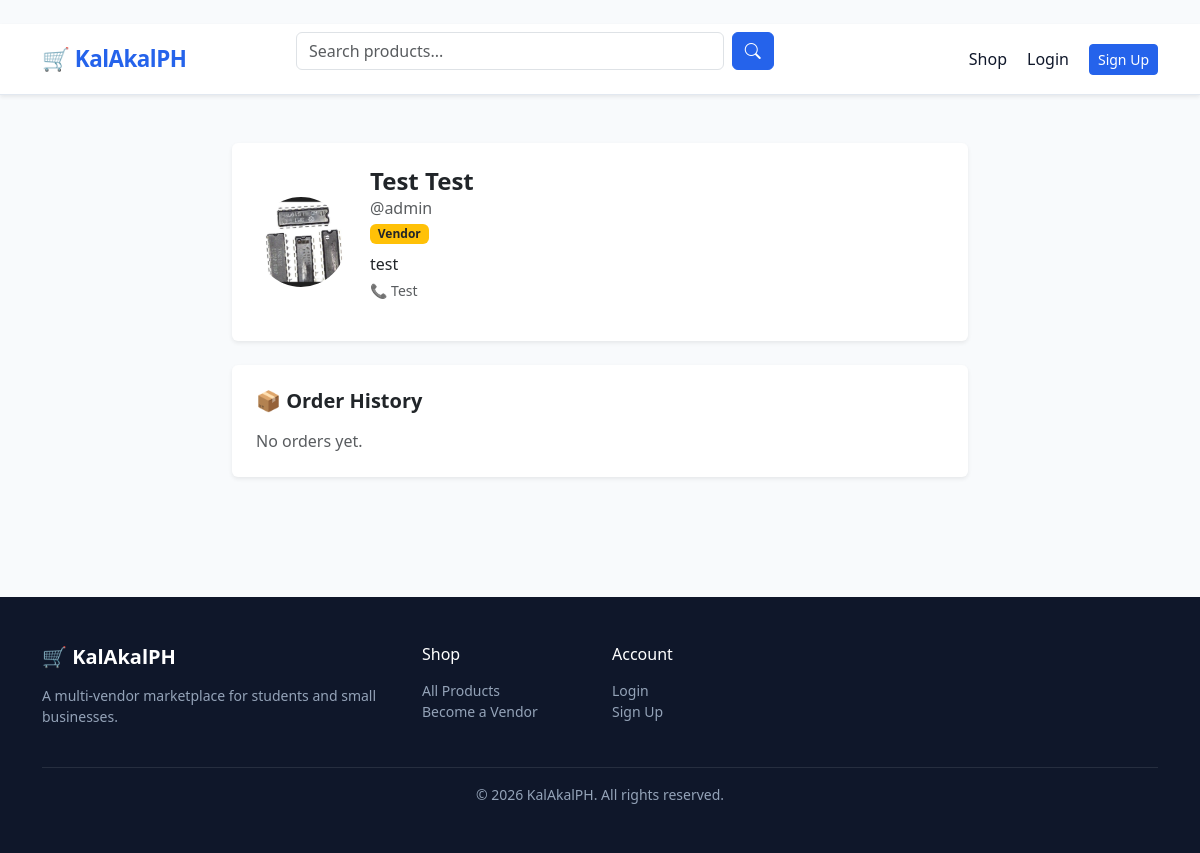
Page /profile/admin/ on the committed database.
### apps/users/models.py (models this page shows, shortened)
class User(AbstractUser):
    BUYER = 'buyer'
    VENDOR = 'vendor'
    ROLE_CHOICES = [(BUYER, 'Buyer'), (VENDOR, 'Vendor')]
    email = models.EmailField(unique=True)
    role = models.CharField(max_length=10, choices=ROLE_CHOICES, default=BUYER)
    avatar = models.ImageField(upload_to='avatars/', blank=True, null=True)
    bio = models.TextField(blank=True)
    phone = models.CharField(max_length=20, blank=True)
    is_verified = models.BooleanField(default=False)
    date_joined = models.DateTimeField(auto_now_add=True)
    USERNAME_FIELD = 'email'
    REQUIRED_FIELDS = ['username']
    @property
    def is_vendor(self):
        return self.role == self.VENDOR

### apps/users/views.py (the view)
# urls.py: path('<str:username>/', views.profile_view, name='profile'),
def profile_view(request, username):
    profile_user = get_object_or_404(User, username=username)
    return render(request, 'users/profile.html', {'profile_user': profile_user})

### apps/orders/context_processors.py (called while the page is built)
def cart_context(request):
    cart_count = 0
    try:
        if request.user.is_authenticated:
            cart = Cart.objects.filter(user=request.user).first()
        else:
            session_key = request.session.session_key
            cart = Cart.objects.filter(session_key=session_key, user__isnull=True).first() if session_key else None
        if cart:
            cart_count = cart.item_count
    except Exception:
        pass
    return {'cart_count': cart_count}

### templates/users/profile.html (shortened to what this page needs)
﻿{% extends "base.html" %}
{% block content %}
<div class="container py-5">
  <div class="row justify-content-center">
    <div class="col-md-8">
      <div class="card border-0 shadow-sm p-4 mb-4">
        <div class="d-flex align-items-center gap-4">
          {% if profile_user.avatar %}
            <img src="{{ profile_user.avatar.url }}" class="rounded-circle" width="90" height="90" style="object-fit:cover;">
          {% else %}
            <div class="rounded-circle bg-primary d-flex align-items-center justify-content-center text-white fw-bold" style="width:90px;height:90px;font-size:2rem;">
              {{ profile_user.username|first|upper }}
            </div>
          {% endif %}
          <div>
            <h4 class="fw-bold mb-0">{{ profile_user.get_full_name|default:profile_user.username }}</h4>
            <p class="text-muted mb-1">@{{ profile_user.username }}</p>
            {% if profile_user.is_vendor %}
              <span class="badge bg-warning text-dark">Vendor</span>
            {% else %}
              <span class="badge bg-info text-dark">Buyer</span>
            {% endif %}
            <p class="mt-2 mb-0">{{ profile_user.bio|default:"No bio yet." }}</p>
            {% if profile_user.phone %}
              <p class="text-muted small mt-1">📞 {{ profile_user.phone }}</p>
            {% endif %}
          </div>
        </div>
      </div>
      <div class="card border-0 shadow-sm p-4 mb-4">
        <h5 class="fw-bold mb-3">📦 Order History</h5>
        {% if profile_user.order_set.all %}
          <ul class="list-group list-group-flush">
            {% for order in profile_user.order_set.all %}
            <li class="list-group-item d-flex justify-content-between align-items-center">
              <span>Order #{{ order.id }}</span>
              <span class="badge bg-success">{{ order.status }}</span>
            </li>
            {% endfor %}
          </ul>
        {% else %}
          <p class="text-muted mb-0">No orders yet.</p>
        {% endif %}
      </div>
    </div>
  </div>
</div>
{% endblock %}

### templates/base.html (style rules this page uses)
:root { --primary: #2563eb; --primary-dark: #1d4ed8; --accent: #f59e0b; --surface: #f8fafc; --text: #0f172a; --muted: #64748b; --border: #e2e8f0; }
body { background: var(--surface); color: var(--text); font-family: 'Segoe UI', system-ui, sans-serif; }

### rows in the picture
User: avatar (picture), get_full_name "Test Test", username "admin", bio "test", phone "Test"
